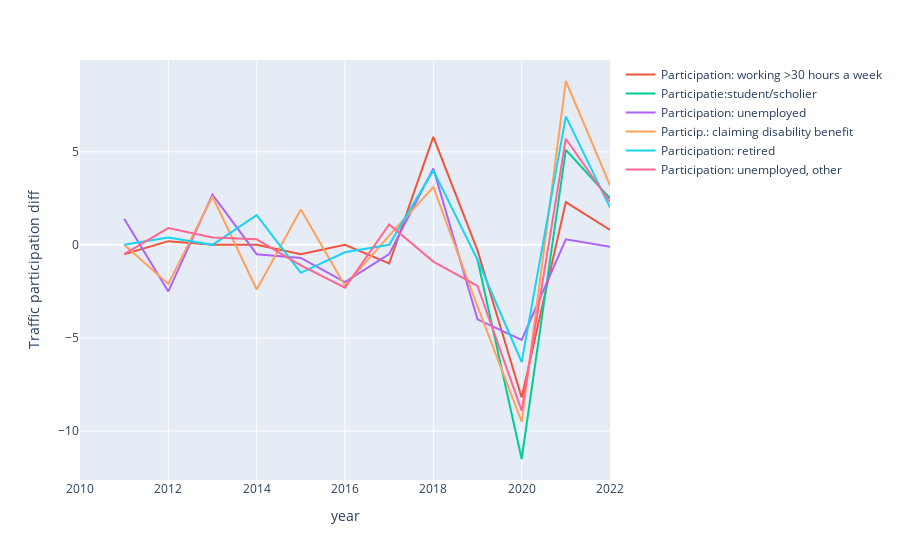

The notebook cell saved with this chart:
### Code cell
dict_draw(d, particip, 'Traffic participation diff')

### Figure 1 — Plotly figure (JSON) as saved in the notebook; plotly's stock layout.template omitted (floating-point values rounded to 4 significant figures)
{"data": [{"hovertemplate": "<extra></extra>", "legendgroup": "", "line": {"color": "#636efa", "dash": "solid"}, "marker": {"symbol": "circle"}, "mode": "lines", "name": "", "orientation": "v", "showlegend": false, "type": "scatter", "xaxis": "x", "yaxis": "y"}, {"mode": "lines", "name": "Participation: working >30 hours a week", "type": "scatter", "x": [2010, 2011, 2012, 2013, 2014, 2015, 2016, 2017, 2018, 2019, 2020, 2021, 2022], "y": [null, -0.5, 0.2, 0, 0, -0.5, 0, -1, 5.8, -0.3, -8.2, 2.3, 0.8]}, {"mode": "lines", "name": "Participatie:student/scholier", "type": "scatter", "x": [2018, 2019, 2020, 2021, 2022], "y": [null, -0.8, -11.5, 5.1, 2.5]}, {"mode": "lines", "name": "Participation: unemployed", "type": "scatter", "x": [2010, 2011, 2012, 2013, 2014, 2015, 2016, 2017, 2018, 2019, 2020, 2021, 2022], "y": [null, 1.4, -2.5, 2.7, -0.5, -0.7, -2, -0.5, 4.1, -4, -5.1, 0.3, -0.1]}, {"mode": "lines", "name": "Particip.: claiming disability benefit", "type": "scatter", "x": [2010, 2011, 2012, 2013, 2014, 2015, 2016, 2017, 2018, 2019, 2020, 2021, 2022], "y": [null, 0, -2.1, 2.6, -2.4, 1.9, -2.2, 0.5, 3.1, -3.3, -9.5, 8.8, 3.2]}, {"mode": "lines", "name": "Participation: retired", "type": "scatter", "x": [2010, 2011, 2012, 2013, 2014, 2015, 2016, 2017, 2018, 2019, 2020, 2021, 2022], "y": [null, 0, 0.4, 0, 1.6, -1.5, -0.4, 0, 4, -0.8, -6.3, 6.9, 2]}, {"mode": "lines", "name": "Participation: unemployed, other", "type": "scatter", "x": [2010, 2011, 2012, 2013, 2014, 2015, 2016, 2017, 2018, 2019, 2020, 2021, 2022], "y": [null, -0.5, 0.9, 0.4, 0.3, -1.1, -2.3, 1.1, -0.9, -2.2, -8.9, 5.7, 2.3]}], "layout": {"autosize": true, "legend": {"tracegroupgap": 0}, "margin": {"t": 60}, "xaxis": {"anchor": "y", "autorange": true, "domain": [0, 1], "range": [2010, 2022], "title": {"text": "year"}, "type": "linear"}, "yaxis": {"anchor": "x", "autorange": true, "domain": [0, 1], "range": [-12.63, 9.928], "title": {"text": "Traffic participation diff"}, "type": "linear"}}}
